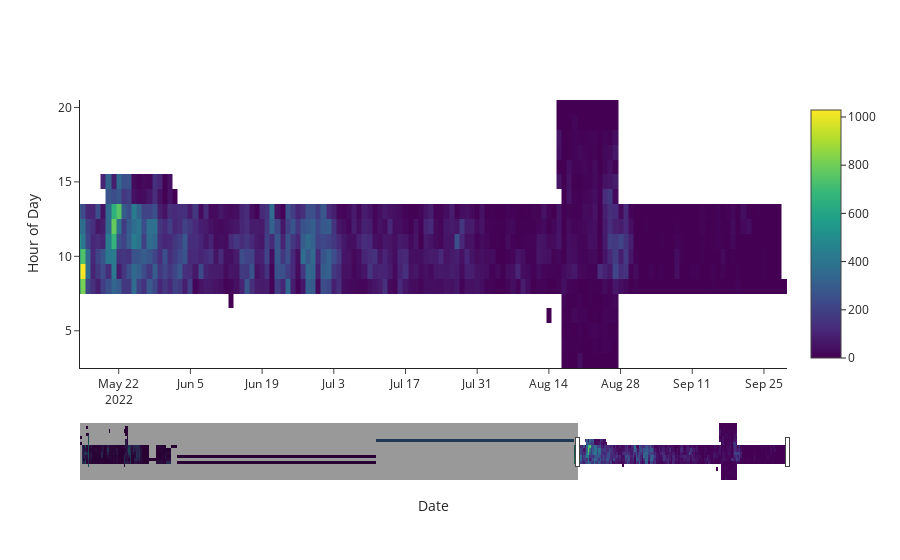

The code cell stored with this chart in its notebook:
### Code cell
fig = go.Figure()
fig.add_trace(go.Heatmap(x=data['date'], y=data['hour'], z=data['count']))
fig.update_layout(template='simple_white', 
                  xaxis=dict(
                      title='Date',
                      rangeslider=dict(
                          visible=True
                      )
                  ), 
                  yaxis=dict(title='Hour of Day')
                 )
fig.show()

### Figure 1 — Plotly figure (JSON) as saved in the notebook; plotly's stock layout.template omitted (floating-point values rounded to 4 significant figures; data arrays with more than 128 entries replaced by an {"elided": "..."} marker saying what was removed)
{"data": [{"type": "heatmap", "x": {"elided": "1330 str values"}, "y": {"elided": "1330 int values"}, "z": {"elided": "1330 int values"}}], "layout": {"autosize": true, "xaxis": {"autorange": false, "range": ["2022-05-14 10:33:36", "2022-09-29 12:00"], "rangeslider": {"autorange": true, "range": ["2021-06-18 12:00", "2022-09-29 12:00"], "visible": true, "yaxis": {"_template": null, "rangemode": "match"}}, "title": {"text": "Date"}, "type": "date"}, "yaxis": {"autorange": true, "range": [2.5, 20.5], "title": {"text": "Hour of Day"}, "type": "linear"}}}
